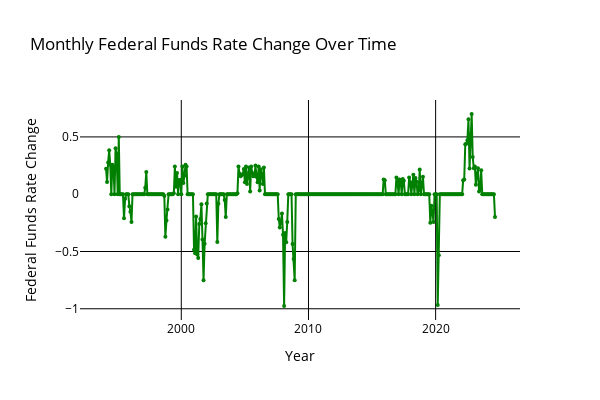

Notebook code for this chart:
### Code cell
import plotly.graph_objects as go

# Plotly figure
fig = go.Figure()

fig.add_trace(go.Scatter(
    x=df['date'], 
    y=df['ffr_1m_change'], 
    mode='lines+markers', 
    line=dict(color='green', width=2),
    marker=dict(size=4),
    name='FFR'
))

fig.update_layout(
    title={
        'text': 'Monthly Federal Funds Rate Change Over Time',
        'font': {'color': 'black'}
    },
    xaxis_title='Year',
    yaxis_title='Federal Funds Rate Change',
    plot_bgcolor='rgba(0,0,0,0)',
    paper_bgcolor='rgba(0,0,0,0)',
    font=dict(size=12),
    legend=dict(
        x=0.01, y=0.99,
        bgcolor='rgba(255,255,255,0.5)',
        bordercolor='rgba(0,0,0,0.1)'
    ),
    width=600, 
    height=400,
    xaxis=dict(
        color='black',
        gridcolor='black'
    ),
    yaxis=dict(
        color='black', 
        gridcolor='black' 
    )
)

# Show the figure
fig.show()

### Figure 1 — Plotly figure (JSON) as saved in the notebook; plotly's stock layout.template omitted (floating-point values rounded to 4 significant figures; data arrays with more than 128 entries replaced by an {"elided": "..."} marker saying what was removed)
{"data": [{"line": {"color": "green", "width": 2}, "marker": {"size": 4}, "mode": "lines+markers", "name": "FFR", "type": "scatter", "x": {"elided": "369 str values"}, "y": {"elided": "369 float values"}}], "layout": {"font": {"size": 12}, "height": 400, "legend": {"bgcolor": "rgba(255,255,255,0.5)", "bordercolor": "rgba(0,0,0,0.1)", "x": 0.01, "y": 0.99}, "paper_bgcolor": "rgba(0,0,0,0)", "plot_bgcolor": "rgba(0,0,0,0)", "title": {"font": {"color": "black"}, "text": "Monthly Federal Funds Rate Change Over Time"}, "width": 600, "xaxis": {"color": "black", "gridcolor": "black", "title": {"text": "Year"}}, "yaxis": {"color": "black", "gridcolor": "black", "title": {"text": "Federal Funds Rate Change"}}}}
